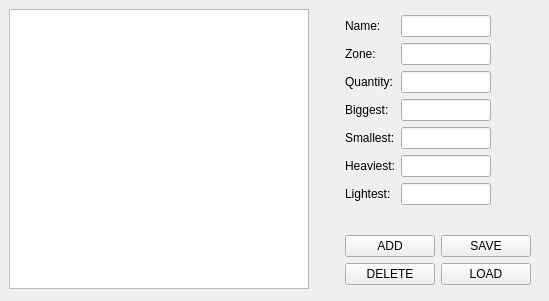
                  <widget class="QWidget" name="tab">
                   <attribute name="title">
                    <string>Category</string>
                   </attribute>
                   <widget class="QTableWidget" name="categoryCLIPStab">
                    <property name="geometry">
                     <rect>
                      <x>9</x>
                      <y>9</y>
                      <width>300</width>
                      <height>280</height>
                     </rect>
                    </property>
                    <property name="minimumSize">
                     <size>
                      <width>300</width>
                      <height>280</height>
                     </size>
                    </property>
                    <property name="maximumSize">
                     <size>
                      <width>300</width>
                      <height>280</height>
                     </size>
                    </property>
                   </widget>
                   <widget class="QWidget" name="layoutWidget_3">
                    <property name="geometry">
                     <rect>
                      <x>340</x>
                      <y>230</y>
                      <width>200</width>
                      <height>62</height>
                     </rect>
                    </property>
                    <layout class="QFormLayout" name="formLayout_12">
                     <property name="leftMargin">
                      <number>5</number>
                     </property>
                     <property name="topMargin">
                      <number>5</number>
                     </property>
                     <property name="rightMargin">
                      <number>5</number>
                     </property>
                     <property name="bottomMargin">
                      <number>5</number>
                     </property>
                     <item row="0" column="0">
                      <layout class="QGridLayout" name="gridLayout_18">
                       <item row="0" column="0">
                        <widget class="QPushButton" name="addCLIPScategory">
                         <property name="minimumSize">
                          <size>
                           <width>90</width>
                           <height>22</height>
                          </size>
                         </property>
                         <property name="maximumSize">
                          <size>
                           <width>90</width>
                           <height>22</height>
                          </size>
                         </property>
                         <property name="text">
                          <string>ADD</string>
                         </property>
                        </widget>
                       </item>
                       <item row="1" column="0">
                        <widget class="QPushButton" name="deleteCLIPScategory">
                         <property name="minimumSize">
                          <size>
                           <width>90</width>
                           <height>22</height>
                          </size>
                         </property>
                         <property name="maximumSize">
                          <size>
                           <width>90</width>
                           <height>22</height>
                          </size>
                         </property>
                         <property name="text">
                          <string>DELETE</string>
                         </property>
                        </widget>
                       </item>
                      </layout>
                     </item>
                     <item row="0" column="1">
                      <layout class="QGridLayout" name="gridLayout_19">
                       <item row="0" column="0">
                        <widget class="QPushButton" name="saveCLIPScategory">
                         <property name="minimumSize">
                          <size>
                           <width>90</width>
                           <height>22</height>
                          </size>
                         </property>
                         <property name="maximumSize">
                          <size>
                           <width>90</width>
                           <height>22</height>
                          </size>
                         </property>
                         <property name="text">
                          <string>SAVE</string>
                         </property>
                        </widget>
                       </item>
                       <item row="1" column="0">
                        <widget class="QPushButton" name="loadCLIPScategory">
                         <property name="minimumSize">
                          <size>
                           <width>90</width>
                           <height>22</height>
                          </size>
                         </property>
                         <property name="maximumSize">
                          <size>
                           <width>90</width>
                           <height>22</height>
                          </size>
                         </property>
                         <property name="text">
                          <string>LOAD</string>
                         </property>
                        </widget>
                       </item>
                      </layout>
                     </item>
                    </layout>
                   </widget>
                   <widget class="QWidget" name="layoutWidget">
                    <property name="geometry">
                     <rect>
                      <x>340</x>
                      <y>10</y>
                      <width>181</width>
                      <height>201</height>
                     </rect>
                    </property>
                    <layout class="QFormLayout" name="formLayout_15">
                     <property name="leftMargin">
                      <number>5</number>
                     </property>
                     <property name="topMargin">
                      <number>5</number>
                     </property>
                     <property name="rightMargin">
                      <number>5</number>
                     </property>
                     <property name="bottomMargin">
                      <number>5</number>
                     </property>
                     <item row="0" column="0">
                      <widget class="QLabel" name="label_25">
                       <property name="text">
                        <string>Name:</string>
                       </property>
                      </widget>
                     </item>
                     <item row="0" column="1">
                      <widget class="QLineEdit" name="nameCLIPScat">
                       <property name="maximumSize">
                        <size>
                         <width>90</width>
                         <height>22</height>
                        </size>
                       </property>
                      </widget>
                     </item>
                     <item row="1" column="0">
                      <widget class="QLabel" name="label_26">
                       <property name="text">
                        <string>Zone:</string>
                       </property>
                      </widget>
                     </item>
                     <item row="1" column="1">
                      <widget class="QLineEdit" name="zoneCLIPScat">
                       <property name="maximumSize">
                        <size>
                         <width>90</width>
                         <height>22</height>
                        </size>
                       </property>
                      </widget>
                     </item>
                     <item row="2" column="0">
                      <widget class="QLabel" name="label_27">
                       <property name="text">
                        <string>Quantity:</string>
                       </property>
                      </widget>
                     </item>
                     <item row="2" column="1">
                      <widget class="QLineEdit" name="quantityCLIPScat">
                       <property name="maximumSize">
                        <size>
                         <width>90</width>
                         <height>22</height>
                        </size>
                       </property>
                      </widget>
                     </item>
                     <item row="3" column="0">
                      <widget class="QLabel" name="label_28">
                       <property name="text">
                        <string>Biggest:</string>
                       </property>
                      </widget>
                     </item>
                     <item row="3" column="1">
                      <widget class="QLineEdit" name="biggetsCLIPScat">
                       <property name="maximumSize">
                        <size>
                         <width>90</width>
                         <height>22</height>
                        </size>
                       </property>
                      </widget>
                     </item>
                     <item row="4" column="0">
                      <widget class="QLabel" name="label_29">
                       <property name="text">
                        <string>Smallest:</string>
                       </property>
                      </widget>
                     </item>
                     <item row="4" column="1">
                      <widget class="QLineEdit" name="smallestCLIPScat">
                       <property name="maximumSize">
                        <size>
                         <width>90</width>
                         <height>22</height>
                        </size>
                       </property>
                      </widget>
                     </item>
                     <item row="5" column="0">
                      <widget class="QLabel" name="label_30">
                       <property name="text">
                        <string>Heaviest:</string>
                       </property>
                      </widget>
                     </item>
                     <item row="5" column="1">
                      <widget class="QLineEdit" name="heavietsCLIPScat">
                       <property name="maximumSize">
                        <size>
                         <width>90</width>
                         <height>22</height>
                        </size>
                       </property>
                      </widget>
                     </item>
                     <item row="6" column="0">
                      <widget class="QLabel" name="label_31">
                       <property name="text">
                        <string>Lightest:</string>
                       </property>
                      </widget>
                     </item>
                     <item row="6" column="1">
                      <widget class="QLineEdit" name="lightestCLIPScat">
                       <property name="maximumSize">
                        <size>
                         <width>90</width>
                         <height>22</height>
                        </size>
                       </property>
                      </widget>
                     </item>
                    </layout>
                   </widget>
                  </widget>
